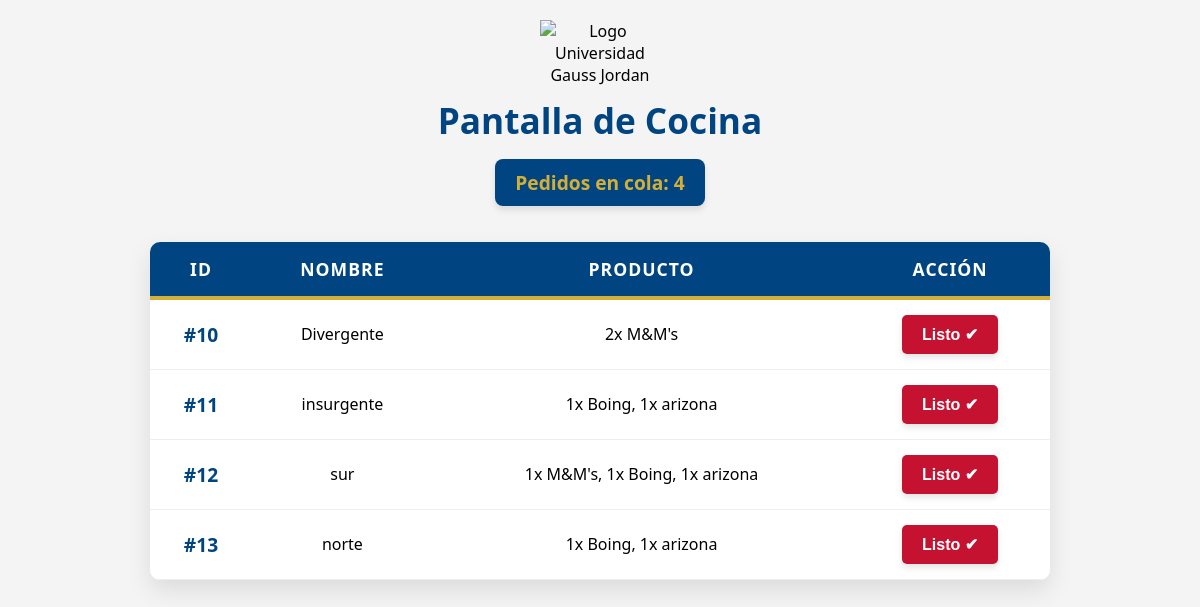
The app's page /cocina, older data.
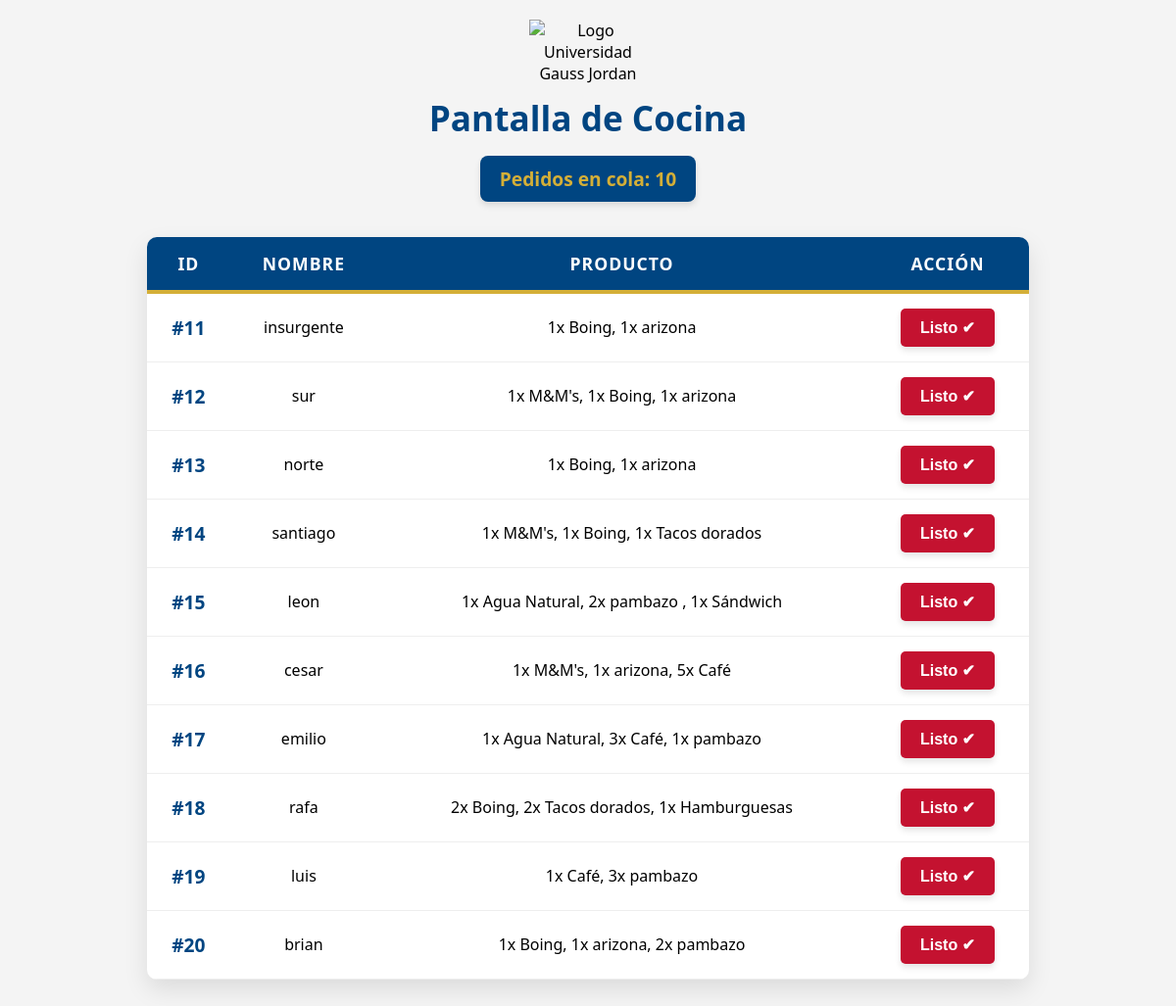
The same page, newer data.
### tables this page shows
CREATE TABLE Pedidos (
        id_pedido INTEGER PRIMARY KEY AUTOINCREMENT,
        nombre_cliente TEXT,
        producto TEXT,           
        fecha_pedido DATE,
        hora_pedido TIME,
        estado TEXT,
        metodo_pago TEXT,
        hora_pago TIME,
        total REAL,
        timestamp_listo TEXT   -- <--- NUEVA COLUMNA PARA EL CRONÓMETRO DE 5 MIN
    );

### rutas/cocina.py (the view)
@cocina_bp.route("/cocina")
def cocina():
    conexion = conectar_db()
    cursor = conexion.cursor()
    cursor.execute("SELECT id_pedido, nombre_cliente, producto FROM Pedidos WHERE estado='Pendiente' LIMIT 10")
    pedidos = cursor.fetchall()
    cantidad = len(pedidos)
    conexion.close()
    return render_template("cocina.html", pedidos=pedidos, cantidad=cantidad)

### db_manager.py (called while the page is built)
def conectar_db():
    return sqlite3.connect("database.db", check_same_thread=False)

### templates/cocina.html (shortened to what this page needs)
<!DOCTYPE html>
<html lang="es">
<head>
</head>
<body>
    <div class="header-cocina">
        <img src="https://gaussjordan.edu.mx/images/rrss/logo.webp" alt="Logo Universidad Gauss Jordan" class="logo">
        <h1>Pantalla de Cocina</h1>
        <h2>Pedidos en cola: {{ cantidad }}</h2>
    </div>
    <div class="tabla-contenedor">
    <table>
        <thead>
            <tr>
                <th>ID</th>
                <th>Nombre</th>
                <th>Producto</th>
                <th>Acción</th>
            </tr>
        </thead>
        <tbody id="cuerpo-tabla-cocina">
            {% for pedido in pedidos %}
            <tr>
                <td>#{{ pedido[0] }}</td>
                <td>{{ pedido[1] }}</td>
                <td>{{ pedido[2] }}</td>
                <td>
                    <form action="/pedido_listo/{{ pedido[0] }}" method="post">
                        <button type="submit">Listo ✔</button>
                    </form>
                </td>
            </tr>
            {% endfor %}
        </tbody>
    </table>
</div>
</body>
</html>

Row changes from the older to the newer data that the page shows:
no longer on this page (row edited): Pedidos: id_pedido "10", nombre_cliente "Divergente", producto "2x M&M's"
added Pedidos: id_pedido "14", nombre_cliente "santiago", producto "1x M&M's, 1x Boing, 1x Tacos dorados"
added Pedidos: id_pedido "15", nombre_cliente "leon", producto "1x Agua Natural, 2x pambazo , 1x Sándwich"
added Pedidos: id_pedido "16", nombre_cliente "cesar", producto "1x M&M's, 1x arizona, 5x Café"
added Pedidos: id_pedido "17", nombre_cliente "emilio", producto "1x Agua Natural, 3x Café, 1x pambazo"
added Pedidos: id_pedido "18", nombre_cliente "rafa", producto "2x Boing, 2x Tacos dorados, 1x Hamburguesas"
added Pedidos: id_pedido "19", nombre_cliente "luis", producto "1x Café, 3x pambazo"
added Pedidos: id_pedido "20", nombre_cliente "brian", producto "1x Boing, 1x arizona, 2x pambazo"
Text that changed along with them:
{{ cantidad }}: "4" → "10"
